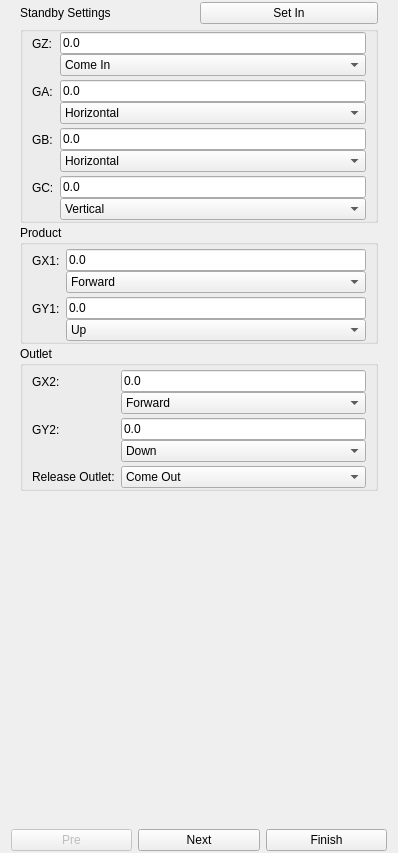
<?xml version="1.0" encoding="UTF-8"?>
<ui version="4.0">
 <class>ICProgramGuidePage</class>
 <widget class="ICInstructionEditorBase" name="ICProgramGuidePage">
  <property name="geometry">
   <rect>
    <x>0</x>
    <y>0</y>
    <width>398</width>
    <height>853</height>
   </rect>
  </property>
  <property name="windowTitle">
   <string>StackedWidget</string>
  </property>
  <property name="styleSheet">
   <string notr="true">QCheckBox::indicator {
     width: 32px;
     height: 32px;
 }

QCheckBox::indicator:unchecked 
{
     image: url(:/resource/check_unchecked.png);
 }
QCheckBox::indicator:checked 
{
     image: url(:/resource/check_checked.png);
 }</string>
  </property>
  <layout class="QVBoxLayout" name="verticalLayout">
   <property name="topMargin">
    <number>2</number>
   </property>
   <property name="bottomMargin">
    <number>2</number>
   </property>
   <item>
    <widget class="QStackedWidget" name="stackedWidget">
     <property name="currentIndex">
      <number>1</number>
     </property>
     <widget class="QWidget" name="page1">
      <layout class="QVBoxLayout" name="verticalLayout_13">
       <item>
        <widget class="QGroupBox" name="selectArmBox">
         <property name="title">
          <string>Select Arm</string>
         </property>
         <layout class="QVBoxLayout" name="verticalLayout_15">
          <item>
           <widget class="QCheckBox" name="usedMainArmBox">
            <property name="text">
             <string>Main Arm</string>
            </property>
            <property name="checked">
             <bool>true</bool>
            </property>
           </widget>
          </item>
          <item>
           <widget class="QCheckBox" name="usedSubArmBox">
            <property name="text">
             <string>Sub Arm</string>
            </property>
           </widget>
          </item>
         </layout>
        </widget>
       </item>
       <item>
        <widget class="QGroupBox" name="productFixtureGroup">
         <property name="title">
          <string>Get Product Fixture</string>
         </property>
         <layout class="QHBoxLayout" name="horizontalLayout_2">
          <item>
           <widget class="QLabel" name="label">
            <property name="text">
             <string>Use Fixture:</string>
            </property>
           </widget>
          </item>
          <item>
           <widget class="QComboBox" name="productFixtureBox">
            <item>
             <property name="text">
              <string>Fixture-1</string>
             </property>
            </item>
            <item>
             <property name="text">
              <string>Fixture-2</string>
             </property>
            </item>
            <item>
             <property name="text">
              <string>Fixture-3</string>
             </property>
            </item>
            <item>
             <property name="text">
              <string>Fixture-4</string>
             </property>
            </item>
            <item>
             <property name="text">
              <string>Sucker-1</string>
             </property>
            </item>
            <item>
             <property name="text">
              <string>Sucker-2</string>
             </property>
            </item>
           </widget>
          </item>
          <item>
           <widget class="QCheckBox" name="productCheck">
            <property name="text">
             <string>Check Fixture</string>
            </property>
            <property name="checked">
             <bool>true</bool>
            </property>
           </widget>
          </item>
         </layout>
        </widget>
       </item>
       <item>
        <widget class="QGroupBox" name="outletFixtureGroup">
         <property name="title">
          <string>Get Outlet Fixture</string>
         </property>
         <layout class="QHBoxLayout" name="horizontalLayout_3">
          <item>
           <widget class="QLabel" name="label_2">
            <property name="text">
             <string>Use Fixture:</string>
            </property>
           </widget>
          </item>
          <item>
           <widget class="QComboBox" name="outletFixtureBox">
            <property name="currentIndex">
             <number>1</number>
            </property>
            <item>
             <property name="text">
              <string>Fixture-1</string>
             </property>
            </item>
            <item>
             <property name="text">
              <string>Fixture-2</string>
             </property>
            </item>
            <item>
             <property name="text">
              <string>Fixture-3</string>
             </property>
            </item>
            <item>
             <property name="text">
              <string>Fixture-4</string>
             </property>
            </item>
            <item>
             <property name="text">
              <string>Sucker-1</string>
             </property>
            </item>
            <item>
             <property name="text">
              <string>Sucker-2</string>
             </property>
            </item>
           </widget>
          </item>
          <item>
           <widget class="QCheckBox" name="outletCheck">
            <property name="text">
             <string>Check Fixture</string>
            </property>
            <property name="checked">
             <bool>true</bool>
            </property>
           </widget>
          </item>
         </layout>
        </widget>
       </item>
       <item>
        <spacer name="verticalSpacer">
         <property name="orientation">
          <enum>Qt::Vertical</enum>
         </property>
         <property name="sizeHint" stdset="0">
          <size>
           <width>20</width>
           <height>40</height>
          </size>
         </property>
        </spacer>
       </item>
      </layout>
     </widget>
     <widget class="QWidget" name="page2">
      <layout class="QVBoxLayout" name="verticalLayout_16">
       <property name="spacing">
        <number>2</number>
       </property>
       <property name="topMargin">
        <number>0</number>
       </property>
       <property name="bottomMargin">
        <number>0</number>
       </property>
       <item>
        <layout class="QHBoxLayout" name="horizontalLayout_4">
         <item>
          <widget class="QLabel" name="descrLabel">
           <property name="text">
            <string>Standby Settings</string>
           </property>
          </widget>
         </item>
         <item>
          <widget class="QPushButton" name="setInButton">
           <property name="text">
            <string>Set In</string>
           </property>
          </widget>
         </item>
        </layout>
       </item>
       <item>
        <widget class="QGroupBox" name="commonGroupBox">
         <layout class="QFormLayout" name="formLayout_3">
          <property name="verticalSpacing">
           <number>4</number>
          </property>
          <property name="topMargin">
           <number>0</number>
          </property>
          <property name="bottomMargin">
           <number>0</number>
          </property>
          <item row="0" column="0">
           <widget class="QLabel" name="gzLabel">
            <property name="text">
             <string>GZ:</string>
            </property>
           </widget>
          </item>
          <item row="0" column="1">
           <layout class="QVBoxLayout" name="verticalLayout_4">
            <item>
             <widget class="ICLineEditWithVirtualNumericKeypad" name="zEdit">
              <property name="text">
               <string>0.0</string>
              </property>
             </widget>
            </item>
            <item>
             <widget class="QComboBox" name="zBox">
              <item>
               <property name="text">
                <string>Come In</string>
               </property>
              </item>
              <item>
               <property name="text">
                <string>Go Out</string>
               </property>
              </item>
             </widget>
            </item>
           </layout>
          </item>
          <item row="1" column="0">
           <widget class="QLabel" name="gaLabel">
            <property name="text">
             <string>GA:</string>
            </property>
           </widget>
          </item>
          <item row="1" column="1">
           <layout class="QVBoxLayout" name="verticalLayout_8">
            <item>
             <widget class="ICLineEditWithVirtualNumericKeypad" name="aEdit">
              <property name="text">
               <string>0.0</string>
              </property>
             </widget>
            </item>
            <item>
             <widget class="QComboBox" name="aBox">
              <item>
               <property name="text">
                <string>Horizontal</string>
               </property>
              </item>
              <item>
               <property name="text">
                <string>Vertical</string>
               </property>
              </item>
             </widget>
            </item>
           </layout>
          </item>
          <item row="2" column="0">
           <widget class="QLabel" name="gbLabel">
            <property name="text">
             <string>GB:</string>
            </property>
           </widget>
          </item>
          <item row="2" column="1">
           <layout class="QVBoxLayout" name="verticalLayout_7">
            <item>
             <widget class="ICLineEditWithVirtualNumericKeypad" name="bEdit">
              <property name="text">
               <string>0.0</string>
              </property>
             </widget>
            </item>
            <item>
             <widget class="QComboBox" name="bBox">
              <item>
               <property name="text">
                <string>Horizontal</string>
               </property>
              </item>
              <item>
               <property name="text">
                <string>Vertical</string>
               </property>
              </item>
             </widget>
            </item>
           </layout>
          </item>
          <item row="3" column="0">
           <widget class="QLabel" name="gcLabel">
            <property name="text">
             <string>GC:</string>
            </property>
           </widget>
          </item>
          <item row="3" column="1">
           <layout class="QVBoxLayout" name="verticalLayout_10">
            <item>
             <widget class="ICLineEditWithVirtualNumericKeypad" name="cEdit">
              <property name="text">
               <string>0.0</string>
              </property>
             </widget>
            </item>
            <item>
             <widget class="QComboBox" name="cBox">
              <property name="currentIndex">
               <number>1</number>
              </property>
              <item>
               <property name="text">
                <string>Horizontal</string>
               </property>
              </item>
              <item>
               <property name="text">
                <string>Vertical</string>
               </property>
              </item>
             </widget>
            </item>
           </layout>
          </item>
         </layout>
        </widget>
       </item>
       <item>
        <widget class="QGroupBox" name="productGroupBox">
         <property name="title">
          <string>Product</string>
         </property>
         <layout class="QFormLayout" name="formLayout">
          <property name="verticalSpacing">
           <number>4</number>
          </property>
          <property name="topMargin">
           <number>4</number>
          </property>
          <property name="bottomMargin">
           <number>0</number>
          </property>
          <item row="0" column="0">
           <widget class="QLabel" name="gx1Label">
            <property name="text">
             <string>GX1:</string>
            </property>
           </widget>
          </item>
          <item row="0" column="1">
           <layout class="QVBoxLayout" name="verticalLayout_2">
            <item>
             <widget class="ICLineEditWithVirtualNumericKeypad" name="x1Edit">
              <property name="text">
               <string>0.0</string>
              </property>
             </widget>
            </item>
            <item>
             <widget class="QComboBox" name="x1Box">
              <item>
               <property name="text">
                <string>Forward</string>
               </property>
              </item>
              <item>
               <property name="text">
                <string>Backward</string>
               </property>
              </item>
             </widget>
            </item>
           </layout>
          </item>
          <item row="1" column="0">
           <widget class="QLabel" name="gy1Label">
            <property name="text">
             <string>GY1:</string>
            </property>
           </widget>
          </item>
          <item row="1" column="1">
           <layout class="QVBoxLayout" name="verticalLayout_3">
            <item>
             <widget class="ICLineEditWithVirtualNumericKeypad" name="y1Edit">
              <property name="text">
               <string>0.0</string>
              </property>
             </widget>
            </item>
            <item>
             <widget class="QComboBox" name="y1Box">
              <item>
               <property name="text">
                <string>Up</string>
               </property>
              </item>
              <item>
               <property name="text">
                <string>Down</string>
               </property>
              </item>
             </widget>
            </item>
           </layout>
          </item>
         </layout>
        </widget>
       </item>
       <item>
        <widget class="QGroupBox" name="outletGroupBox">
         <property name="title">
          <string>Outlet</string>
         </property>
         <layout class="QFormLayout" name="formLayout_2">
          <property name="verticalSpacing">
           <number>4</number>
          </property>
          <property name="topMargin">
           <number>4</number>
          </property>
          <property name="bottomMargin">
           <number>0</number>
          </property>
          <item row="0" column="0">
           <widget class="QLabel" name="gx2Label">
            <property name="text">
             <string>GX2:</string>
            </property>
           </widget>
          </item>
          <item row="0" column="1">
           <layout class="QVBoxLayout" name="verticalLayout_5">
            <item>
             <widget class="ICLineEditWithVirtualNumericKeypad" name="x2Edit">
              <property name="text">
               <string>0.0</string>
              </property>
             </widget>
            </item>
            <item>
             <widget class="QComboBox" name="x2Box">
              <item>
               <property name="text">
                <string>Forward</string>
               </property>
              </item>
              <item>
               <property name="text">
                <string>Backward</string>
               </property>
              </item>
             </widget>
            </item>
           </layout>
          </item>
          <item row="1" column="0">
           <widget class="QLabel" name="gy2Label">
            <property name="text">
             <string>GY2:</string>
            </property>
           </widget>
          </item>
          <item row="1" column="1">
           <layout class="QVBoxLayout" name="verticalLayout_6">
            <item>
             <widget class="ICLineEditWithVirtualNumericKeypad" name="y2Edit">
              <property name="text">
               <string>0.0</string>
              </property>
             </widget>
            </item>
            <item>
             <widget class="QComboBox" name="y2Box">
              <item>
               <property name="text">
                <string>Down</string>
               </property>
              </item>
              <item>
               <property name="text">
                <string>Up</string>
               </property>
              </item>
             </widget>
            </item>
           </layout>
          </item>
          <item row="2" column="0">
           <widget class="QLabel" name="releaseOutletLabel">
            <property name="text">
             <string>Release Outlet:</string>
            </property>
           </widget>
          </item>
          <item row="2" column="1">
           <widget class="QComboBox" name="outletBox">
            <item>
             <property name="text">
              <string>Come Out</string>
             </property>
            </item>
            <item>
             <property name="text">
              <string>Come In</string>
             </property>
            </item>
            <item>
             <property name="text">
              <string>In Mold</string>
             </property>
            </item>
           </widget>
          </item>
         </layout>
        </widget>
       </item>
       <item>
        <spacer name="verticalSpacer_2">
         <property name="orientation">
          <enum>Qt::Vertical</enum>
         </property>
         <property name="sizeHint" stdset="0">
          <size>
           <width>20</width>
           <height>40</height>
          </size>
         </property>
        </spacer>
       </item>
      </layout>
     </widget>
     <widget class="QWidget" name="page3">
      <layout class="QVBoxLayout" name="verticalLayout_14">
       <property name="topMargin">
        <number>0</number>
       </property>
       <property name="bottomMargin">
        <number>0</number>
       </property>
       <item>
        <widget class="QGroupBox" name="groupBox_4">
         <property name="title">
          <string>Come Out Position</string>
         </property>
         <layout class="QVBoxLayout" name="verticalLayout_11">
          <item>
           <widget class="QCheckBox" name="outHorizontalBox">
            <property name="text">
             <string>Horizontal</string>
            </property>
            <property name="checked">
             <bool>true</bool>
            </property>
            <attribute name="buttonGroup">
             <string notr="true">buttonGroup</string>
            </attribute>
           </widget>
          </item>
          <item>
           <widget class="QCheckBox" name="outVerticalBox">
            <property name="layoutDirection">
             <enum>Qt::LeftToRight</enum>
            </property>
            <property name="text">
             <string>Vertical</string>
            </property>
            <attribute name="buttonGroup">
             <string notr="true">buttonGroup</string>
            </attribute>
           </widget>
          </item>
          <item>
           <widget class="QCheckBox" name="outRunningHorizonBox">
            <property name="text">
             <string>Running Horizon</string>
            </property>
            <attribute name="buttonGroup">
             <string notr="true">buttonGroup</string>
            </attribute>
           </widget>
          </item>
         </layout>
        </widget>
       </item>
       <item>
        <widget class="QGroupBox" name="groupBox_5">
         <property name="title">
          <string>Come In Position</string>
         </property>
         <layout class="QVBoxLayout" name="verticalLayout_12">
          <item>
           <widget class="QCheckBox" name="inHorizontalBox">
            <property name="text">
             <string>Horizontal</string>
            </property>
            <property name="checked">
             <bool>true</bool>
            </property>
            <attribute name="buttonGroup">
             <string notr="true">buttonGroup_2</string>
            </attribute>
           </widget>
          </item>
          <item>
           <widget class="QCheckBox" name="inVerticalBox">
            <property name="text">
             <string>Vertical</string>
            </property>
            <attribute name="buttonGroup">
             <string notr="true">buttonGroup_2</string>
            </attribute>
           </widget>
          </item>
          <item>
           <widget class="QCheckBox" name="inRunningHorizonBox">
            <property name="text">
             <string>Running Horizon</string>
            </property>
            <attribute name="buttonGroup">
             <string notr="true">buttonGroup_2</string>
            </attribute>
           </widget>
          </item>
         </layout>
        </widget>
       </item>
       <item>
        <layout class="QHBoxLayout" name="horizontalLayout_5">
         <item>
          <widget class="QCheckBox" name="stackedEn">
           <property name="text">
            <string>Stacked En</string>
           </property>
          </widget>
         </item>
         <item>
          <widget class="ICLineEditWithVirtualNumericKeypad" name="stackGroup">
           <property name="enabled">
            <bool>false</bool>
           </property>
           <property name="text">
            <string>1</string>
           </property>
          </widget>
         </item>
        </layout>
       </item>
      </layout>
     </widget>
    </widget>
   </item>
   <item>
    <layout class="QHBoxLayout" name="horizontalLayout">
     <item>
      <widget class="QPushButton" name="preButton">
       <property name="enabled">
        <bool>false</bool>
       </property>
       <property name="text">
        <string>Pre</string>
       </property>
      </widget>
     </item>
     <item>
      <widget class="QPushButton" name="nextButton">
       <property name="text">
        <string>Next</string>
       </property>
      </widget>
     </item>
     <item>
      <widget class="QPushButton" name="finishButton">
       <property name="text">
        <string>Finish</string>
       </property>
      </widget>
     </item>
    </layout>
   </item>
  </layout>
 </widget>
 <customwidgets>
  <customwidget>
   <class>ICLineEditWithVirtualNumericKeypad</class>
   <extends>QLineEdit</extends>
   <header>iclineeditwithvirtualnumerickeypad.h</header>
  </customwidget>
  <customwidget>
   <class>ICInstructionEditorBase</class>
   <extends>QWidget</extends>
   <header>icinstructioneditorbase.h</header>
   <container>1</container>
  </customwidget>
 </customwidgets>
 <resources/>
 <connections/>
 <buttongroups>
  <buttongroup name="buttonGroup_2"/>
  <buttongroup name="buttonGroup"/>
 </buttongroups>
</ui>
